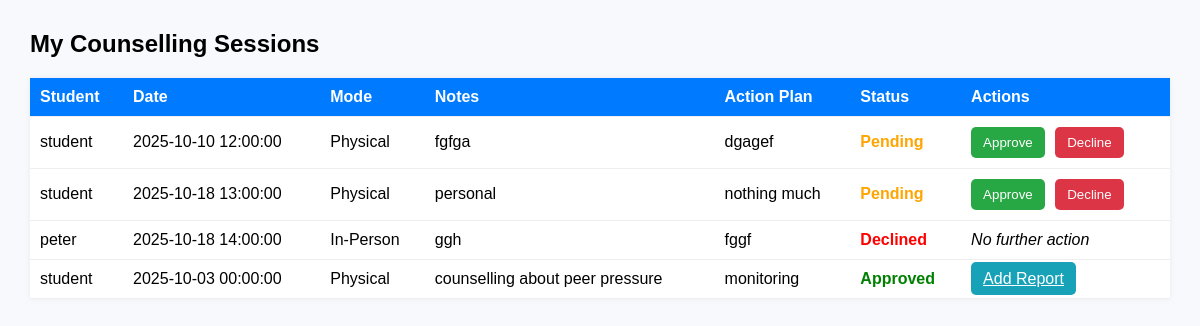
The page /counsellor_view_sessions.php (signed in) on the database as committed earlier.
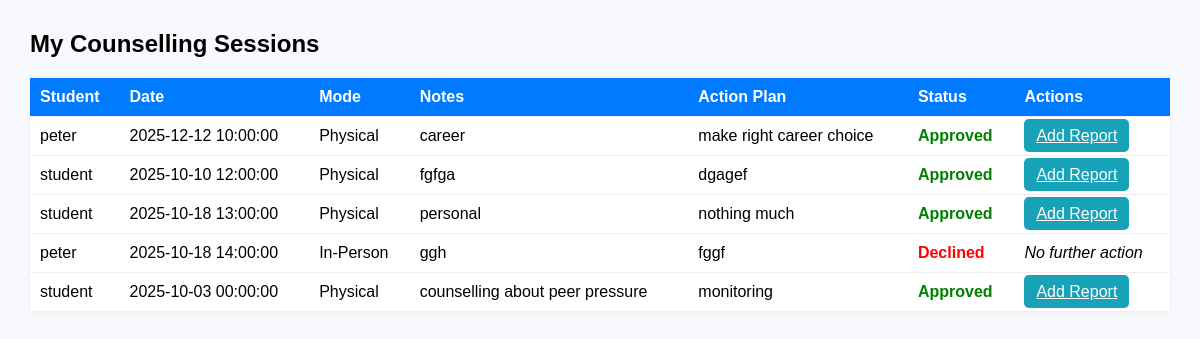
The same page on the database as committed later.
### tables this page shows
CREATE TABLE `sessions` (
  `id` int(10) UNSIGNED NOT NULL,
  `student_id` int(10) UNSIGNED NOT NULL,
  `counsellor_id` int(10) UNSIGNED NOT NULL,
  `session_date` datetime NOT NULL,
  `mode` varchar(50) DEFAULT NULL,
  `notes` text DEFAULT NULL,
  `action_plan` text DEFAULT NULL,
  `status` varchar(50) DEFAULT 'Pending',
  `created_at` datetime DEFAULT current_timestamp(),
  `updated_at` datetime DEFAULT current_timestamp() ON UPDATE current_timestamp()
);

CREATE TABLE `users` (
  `id` int(10) UNSIGNED NOT NULL,
  `reg_no` varchar(50) DEFAULT NULL,
  `name` varchar(150) NOT NULL,
  `email` varchar(150) NOT NULL,
  `profile_pic` varchar(255) DEFAULT NULL,
  `password_hash` varchar(255) NOT NULL,
  `role` varchar(20) NOT NULL DEFAULT 'student',
  `status` varchar(20) NOT NULL DEFAULT 'pending',
  `created_at` timestamp NOT NULL DEFAULT current_timestamp()
);

### counsellor_view_sessions.php (the view, shortened to what this page needs)
<?php
require 'db.php';
$counsellor_id = $_SESSION['user_id'];
$sessions = [];
try {
    $stmt = $pdo->prepare("
        SELECT s.*, u.name AS student_name, u.email AS student_email
        FROM sessions s
        JOIN users u ON s.student_id = u.id
        WHERE s.counsellor_id = ?
        ORDER BY s.created_at DESC
    ");
    $stmt->execute([$counsellor_id]);
    $sessions = $stmt->fetchAll(PDO::FETCH_ASSOC);
} catch (PDOException $e) {
    error_log("DB error (fetch sessions): " . $e->getMessage());
    $_SESSION['msg'] = "Could not load sessions.";
}
?>
<!DOCTYPE html>
<html lang="en">
<head>
</head>
<body>
    <h2>My Counselling Sessions</h2>
    <table>
        <thead>
            <tr>
                <th>Student</th>
                <th>Date</th>
                <th>Mode</th>
                <th>Notes</th>
                <th>Action Plan</th>
                <th>Status</th>
                <th>Actions</th>
            </tr>
        </thead>
        <tbody>
            <?php if ($sessions): ?>
                <?php foreach ($sessions as $session):
                    $status = strtolower(trim($session['status'] ?? 'pending'));
                    $status_class = 'status-' . ($status === 'approved' ? 'approved' : ($status === 'declined' ? 'declined' : 'pending'));
                ?>
                    <tr>
                        <td><?= htmlspecialchars($session['student_name'] ?? 'Unknown') ?></td>
                        <td><?= htmlspecialchars($session['session_date'] ?? '') ?></td>
                        <td><?= htmlspecialchars($session['mode'] ?? '') ?></td>
                        <td><?= nl2br(htmlspecialchars($session['notes'] ?? '')) ?></td>
                        <td><?= nl2br(htmlspecialchars($session['action_plan'] ?? '')) ?></td>
                        <td class="<?= $status_class ?>"><?= ucfirst($status) ?></td>
                        <td>
                            <?php if ($status === 'pending'): ?>
                                <form method="post" style="display:inline;">
                                    <button type="submit" class="action-btn approve-btn">Approve</button>
                                </form>
                                <form method="post" style="display:inline;">
                                    <button type="submit" class="action-btn decline-btn">Decline</button>
                                </form>
                            <?php elseif ($status === 'approved'): ?>
                                <a href="reports.php?student_id=<?= intval($session['student_id']) ?>&session_id=<?= intval($session['id']) ?>" class="action-btn report-btn">Add Report</a>
                            <?php else: ?>
                                <em>No further action</em>
                            <?php endif; ?>
                        </td>
                    </tr>
                <?php endforeach; ?>
            <?php else: ?>
                <tr><td colspan="7"><em>No sessions assigned to you yet.</em></td></tr>
            <?php endif; ?>
        </tbody>
    </table>
</body>
</html>

### counsellor_view_sessions.php (style rules this page uses)
body { font-family: Arial, sans-serif; margin: 30px; background:#f7f9fc; }
table { width:100%; border-collapse: collapse; background:#fff; box-shadow:0 0 6px rgba(0,0,0,0.06); }
th, td { padding:10px; border-bottom:1px solid #eee; text-align:left; }
th { background:#007bff; color:#fff; }
.status-approved { color:green; font-weight:bold; }
.status-declined { color:red; font-weight:bold; }
.action-btn { border:none; padding:8px 12px; border-radius:5px; color:#fff; cursor:pointer; margin-right:6px; }
.report-btn { background:#17a2b8; }
.status-pending { color:orange; font-weight:bold; }
.approve-btn { background:#28a745; }
.decline-btn { background:#dc3545; }

Rows that differ between the two databases and show on the page:
added sessions: student.name "peter", session_date "2025-12-12 10:00:00", mode "Physical", notes "career", action_plan "make right career choice", status "Approved"
changed sessions "fgfga": status "Pending" → "Approved"; status "Approve Decline" → "Add Report"
changed sessions "personal": status "Pending" → "Approved"; status "Approve Decline" → "Add Report"
